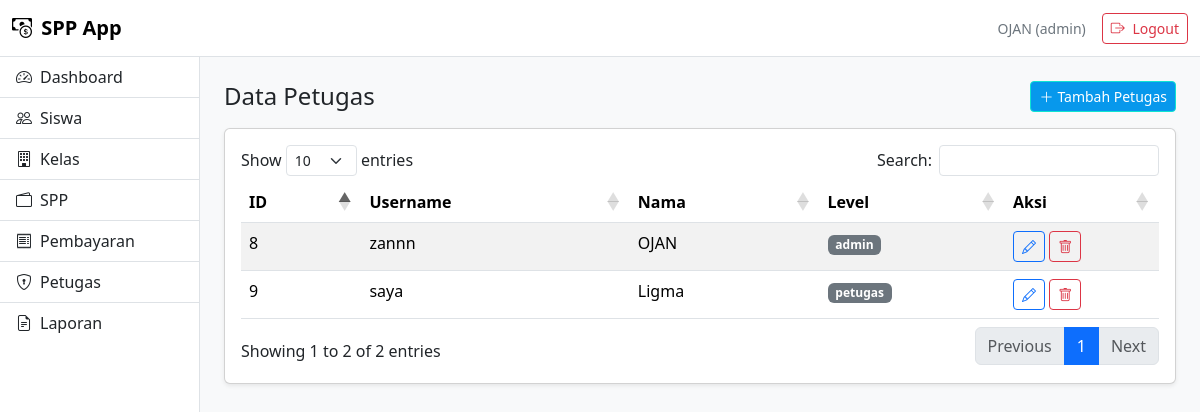
The page /index.php?page=petugas (signed in) on the database its author committed.
### tables this page shows
CREATE TABLE `petugas` (
  `id_petugas` int(11) NOT NULL,
  `username` varchar(25) DEFAULT NULL,
  `password` varchar(255) DEFAULT NULL,
  `nama_petugas` varchar(35) DEFAULT NULL,
  `level` enum('admin','petugas') DEFAULT NULL,
  `aktif` tinyint(1) NOT NULL DEFAULT 1
);

### index.php (called while the page is built, shortened)
<?php
include "layouts/head.php";
include "layouts/navbar.php";
include "layouts/sidebar.php";
$page = $_GET['page'] ?? 'dashboard';
include "pages/$page.php";
include "layouts/footer.php";

### pages/petugas.php (the view, shortened to what this page needs)
<?php
include __DIR__."/../config/koneksi.php";
?>
<div class="d-flex justify-content-between align-items-center mb-3">
  <h4 class="mb-0">Data Petugas</h4>
  <a href="register.php" class="btn btn-primary btn-sm">
    <i class="bi bi-plus-lg me-1"></i>Tambah Petugas
  </a>
</div>
<?php
$rows = mysqli_query($koneksi,"SELECT * FROM petugas WHERE aktif=1 ORDER BY id_petugas DESC");
?>
<div class="card shadow-sm">
  <div class="card-body">
    <table class="table table-striped datatable">
      <thead>
        <tr>
          <th>ID</th>
          <th>Username</th>
          <th>Nama</th>
          <th>Level</th>
          <th width="120">Aksi</th>
        </tr>
      </thead>
      <tbody>
      <?php while($d=mysqli_fetch_assoc($rows)): ?>
        <tr>
          <td><?= $d['id_petugas'] ?></td>
          <td><?= htmlspecialchars($d['username']) ?></td>
          <td><?= htmlspecialchars($d['nama_petugas']) ?></td>
          <td><span class="badge bg-secondary"><?= $d['level'] ?></span></td>
          <td>
            <a class="btn btn-sm btn-outline-primary"
               href="/spp_app/index.php?page=petugas&edit=<?= $d['id_petugas'] ?>">
              <i class="bi bi-pencil"></i>
            </a>
            <a class="btn btn-sm btn-outline-danger"
               href="/spp_app/index.php?page=petugas&hapus=<?= $d['id_petugas'] ?>"
               onclick="return confirm('Hapus data ini?')">
              <i class="bi bi-trash"></i>
            </a>
          </td>
        </tr>
      <?php endwhile; ?>
      </tbody>
    </table>
  </div>
</div>

### assets/css/style.css (style rules this page uses)
.btn-primary { background:#0798ec; border-color:#0ee4d2; }

### rows shown on the page
petugas: id_petugas "9", username "saya", nama_petugas "Ligma", level "petugas"
petugas: id_petugas "8", username "zannn", nama_petugas "OJAN", level "admin"

### other values the page prints
$_SESSION['nama_petugas'] "OJAN"
$_SESSION['level'] "admin"
